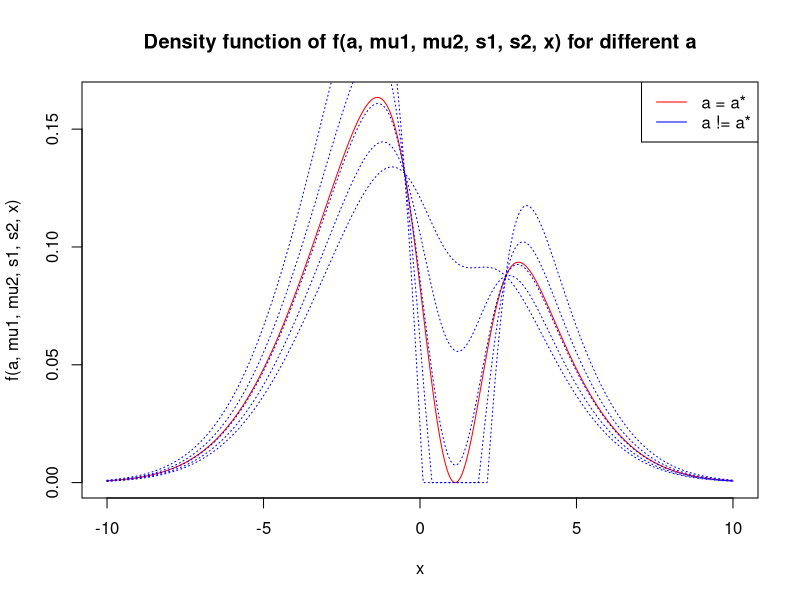
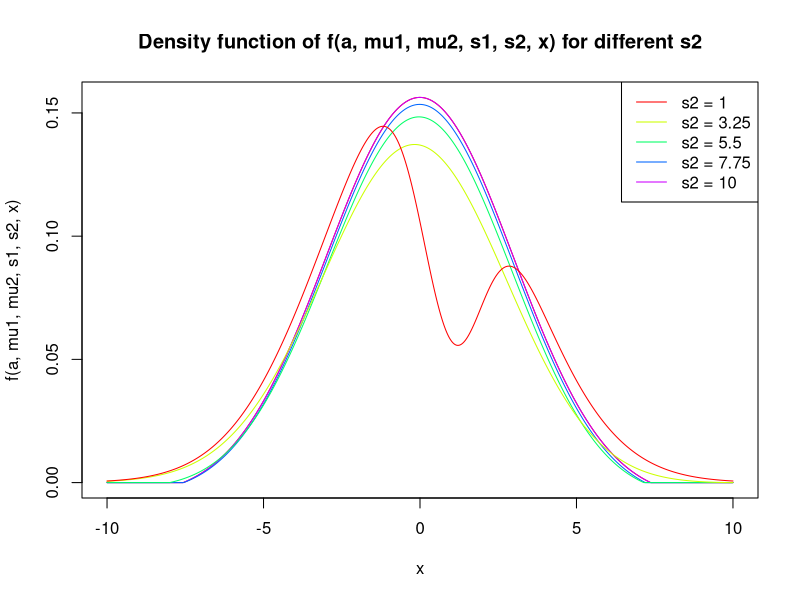
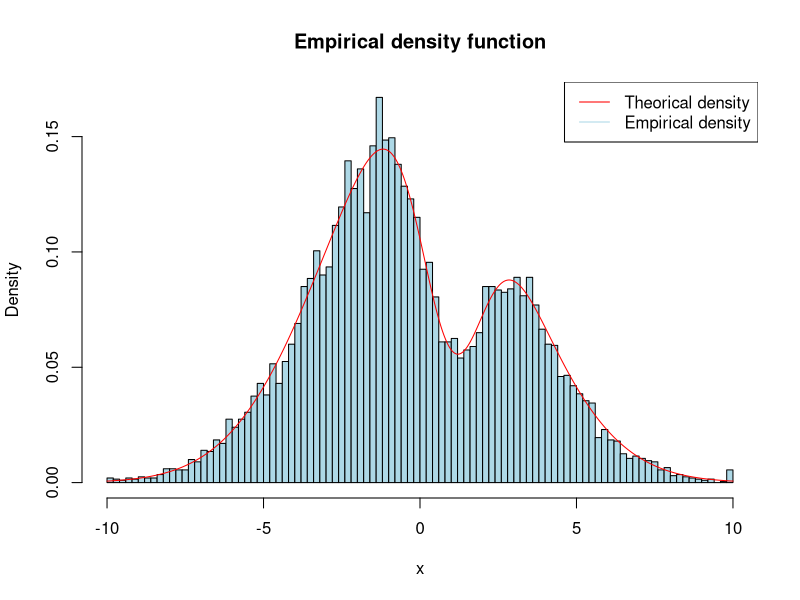
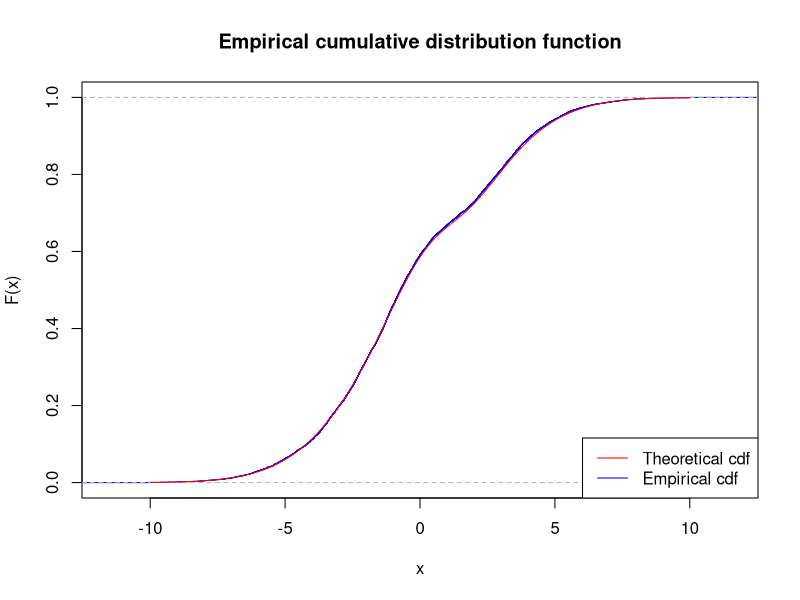
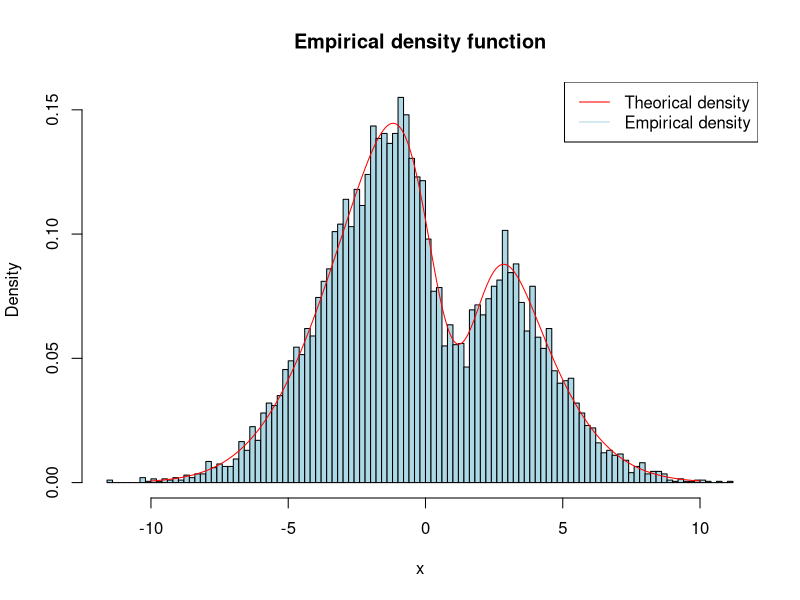
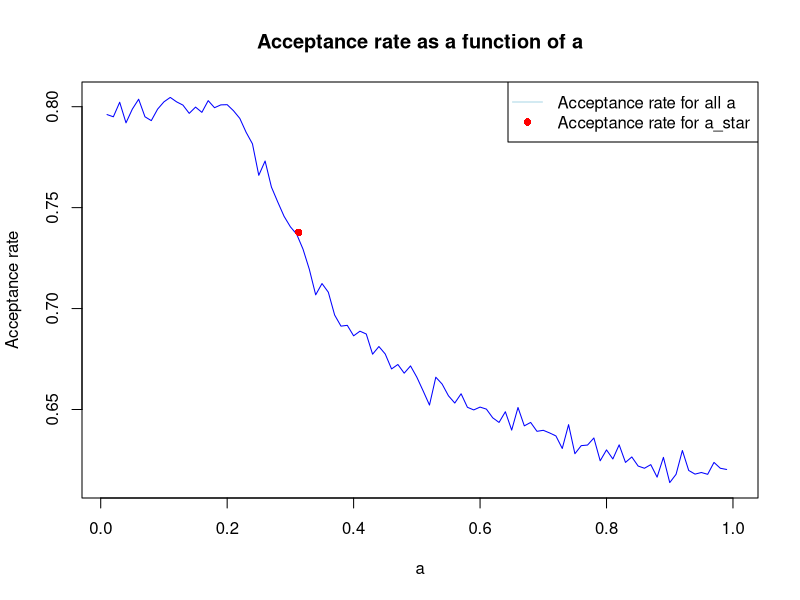
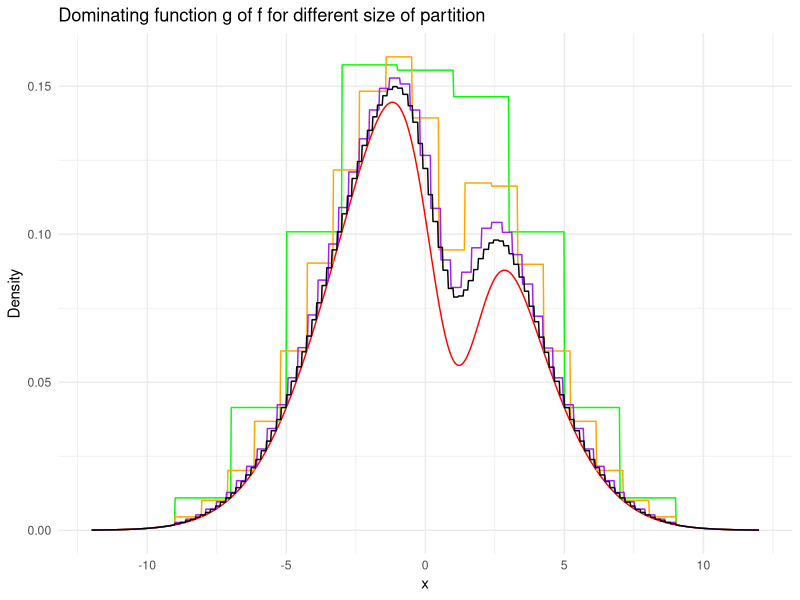
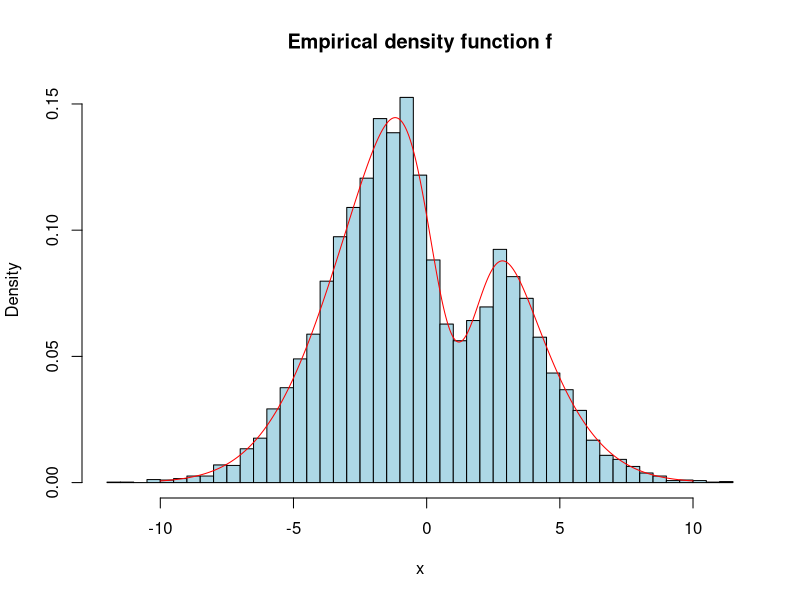

Generate these figures, in order, with R: (Note: a time limit stopped this script after it produced the figures.)
## ---- chunk 1
f <- function(a, mu1, mu2, s1, s2, x) {
  fx <- dnorm(x, mu1, s1) - a * dnorm(x, mu2, s2)
  fx[fx < 0] <- 0
  return(fx / (1 - a))
}

a_star <- function(mu1, mu2, s1, s2) {
  x_star <- (mu2 * s1^2 - mu1 * s2^2) / (s1^2 - s2^2)
  return(dnorm(x_star, mu1, s1) / dnorm(x_star, mu2, s2))
}
## ---- chunk 2
mu1 <- 0
mu2 <- 1
s1 <- 3
s2 <- 1

x <- seq(-10, 10, length.out = 1000)
as <- a_star(mu1, mu2, s1, s2)
a_values <- c(0.1, 0.2, 0.3, 0.4, 0.5, as)

plot(x, f(as, mu1, mu2, s1, s2, x),
     type = "l",
     col = "red",
     xlab = "x",
     ylab = "f(a, mu1, mu2, s1, s2, x)",
     main = "Density function of f(a, mu1, mu2, s1, s2, x) for different a"
)
for (i in (length(a_values) - 1):1) {
  lines(x, f(a_values[i], mu1, mu2, s1, s2, x), lty = 3, col = "blue")
}
legend("topright", legend = c("a = a*", "a != a*"), col = c("red", "blue"), lty = 1)
## ---- chunk 3
s2_values <- seq(1, 10, length.out = 5)
a <- 0.2

plot(x, f(a, mu1, mu2, s1, max(s2_values), x),
     type = "l",
     xlab = "x",
     ylab = "f(a, mu1, mu2, s1, s2, x)",
     col = "red",
     main = "Density function of f(a, mu1, mu2, s1, s2, x) for different s2"
)

for (i in length(s2_values):1) {
  lines(x, f(a, mu1, mu2, s1, s2_values[i], x), lty = 1, col = rainbow(length(s2_values))[i])
}

legend("topright", legend = paste("s2 =", s2_values), col = rainbow(length(s2_values)), lty = 1)
## ---- chunk 4
mu1 <- 0
mu2 <- 1
sigma1 <- 3
sigma2 <- 1
a <- 0.2
as <- a_star(mu1, mu2, sigma1, sigma2)

cat(sprintf("a* = %f, a = %f, a <= a* [%s]", as, a, a <= as))
## ---- chunk 5
F <- function(a, mu1, mu2, s1, s2, x) {
  Fx <- pnorm(x, mu1, s1) - a * pnorm(x, mu2, s2)
  return(Fx / (1 - a))
}
## ---- chunk 6
inv_cdf <- function(n) {
  X <- numeric(n)
  for (i in 1:n) {
    u <- runif(1)
    L <- -10
    U <- -L
    M <- (L + U) / 2
    while (U - L > 1e-6) {
      FM <- F(a, mu1, mu2, s1, s2, M)
      if (FM < u) {
        L <- M
      } else {
        U <- M
      }
      M <- (L + U) / 2
    }
    X[i] <- M
  }
  return(X)
}
## ---- chunk 7
set.seed(123)
n <- 10000
X <- inv_cdf(n)
x <- seq(-10, 10, length.out = 1000)

hist(X, breaks = 100, freq = FALSE, col = "lightblue", main = "Empirical density function", xlab = "x")
lines(x, f(a, mu1, mu2, s1, s2, x), col = "red")
legend("topright", legend = c("Theorical density", "Empirical density"), col = c("red", "lightblue"), lty = 1)
## ---- chunk 8
plot(ecdf(X), col = "blue", main = "Empirical cumulative distribution function", xlab = "x", ylab = "F(x)")
lines(x, F(a, mu1, mu2, s1, s2, x), col = "red")
legend("bottomright", legend = c("Theoretical cdf", "Empirical cdf"), col = c("red", "blue"), lty = 1)
## ---- chunk 9
accept_reject <- function(n, a) {
  X <- numeric(0)
  M <- 1 / (1 - a)

  while (length(X) < n) {
    Y <- rnorm(1, mu1, s1)
    U <- runif(1)

    if (U <= f(a, mu1, mu2, s1, s2, Y) / (M * dnorm(Y, mu1, s1))) {
      X <- append(X, Y)
    }
  }
  return(X)
}
## ---- chunk 10
set.seed(123)
n <- 10000
a <- 0.2
X <- accept_reject(n, a)
x <- seq(-10, 10, length.out = 1000)

hist(X, breaks = 100, freq = FALSE, col = "lightblue", main = "Empirical density function", xlab = "x")
lines(x, f(a, mu1, mu2, s1, s2, x), col = "red")
legend("topright", legend = c("Theorical density", "Empirical density"), col = c("red", "lightblue"), lty = 1)
## ---- chunk 11
set.seed(123)

acceptance_rate <- function(n, a = 0.2) {
  Y <- rnorm(n, mu1, s1)
  U <- runif(n)
  return(mean(U <= f(a, mu1, mu2, s1, s2, Y) / (M * dnorm(Y, mu1, s1))))
}

M <- 1 / (1 - a)
n <- 10000
cat(sprintf("[M = %.2f] Empirical acceptance rate: %f, Theoretical acceptance rate: %f \n", M, acceptance_rate(n), 1 / M))
## ---- chunk 12
set.seed(123)
a_values <- seq(0.01, 1, length.out = 100)
acceptance_rates <- numeric(length(a_values))
as <- a_star(mu1, mu2, s1, s2)

for (i in seq_along(a_values)) {
  acceptance_rates[i] <- acceptance_rate(n, a_values[i])
}

plot(a_values, acceptance_rates, type = "l", col = "blue", xlab = "a", ylab = "Acceptance rate", main = "Acceptance rate as a function of a")
points(as, acceptance_rate(n, as), col = "red", pch = 16)
legend("topright", legend = c("Acceptance rate for all a", "Acceptance rate for a_star"), col = c("lightblue", "red"), lty = c(1, NA), pch = c(NA, 16))
## ---- chunk 13
mu1 <- 0
mu2 <- 1
s1 <- 3
s2 <- 1
a <- 0.2

f1 <- function(x) {
  dnorm(x, mu1, s1)
}

f2 <- function(x) {
  dnorm(x, mu2, s2)
}

f <- function(x) {
  fx <- f1(x) - a * f2(x)
  fx[fx < 0] <- 0
  return(fx / (1 - a))
}

f1_bounds <- c(mu1 - 3 * s1, mu1 + 3 * s1)
## ---- chunk 14
create_partition <- function(k = 10) {
  return(seq(f1_bounds[1], f1_bounds[2], , length.out = k))
}

sup_inf <- function(f, P, i) {
  x <- seq(P[i], P[i + 1], length.out = 1000)
  f_values <- sapply(x, f)
  return(c(max(f_values), min(f_values)))
}

g <- function(X, P) {
  values <- numeric(0)
  for (x in X) {
    if (x <= P[1] | x >= P[length(P)]) {
      values <- c(values, 1 / (1 - a) * f1(x))
    } else {
      for (i in 1:(length(P) - 1)) {
        if (x >= P[i] & x <= P[i + 1]) {
          values <- c(values, 1 / (1 - a) * (sup_inf(f1, P, i)[1]) - a * sup_inf(f2, P, i)[2])
        }
      }
    }
  }
  return(values)
}
## ---- chunk 15
library(ggplot2)

X <- seq(-12, 12, length.out = 1000)

# Plot for different k with ggplot on same graph
k_values <- c(10, 20, 50, 100)
P_values <- lapply(k_values, create_partition)
g_values <- lapply(P_values, g, X)

ggplot() +
  geom_line(aes(x = X, y = f(X)), col = "red") +
  geom_line(aes(x = X, y = g(X, P_values[[1]])), col = "green") +
  geom_line(aes(x = X, y = g(X, P_values[[2]])), col = "orange") +
  geom_line(aes(x = X, y = g(X, P_values[[3]])), col = "purple") +
  geom_line(aes(x = X, y = g(X, P_values[[4]])), col = "black") +
  labs(title = "Dominating function g of f for different size of partition", x = "x", y = "Density") +
  theme_minimal()
## ---- chunk 16
set.seed(123)

g_accept_reject <- function(x, P) {
  if (x < P[1] | x >= P[length(P)]) {
    return(f1(x))
  } else {
    for (i in seq_along(P)) {
      if (x >= P[i] & x < P[i + 1]) {
        return(sup_inf(f1, P, i)[1])
      }
    }
  }
}

stratified <- function(n, P) {
  samples <- numeric(0)
  rate <- 0
  while (length(samples) < n) {
    x <- rnorm(1, mu1, s1)
    u <- runif(1)
    if (u <= f(x) * (1 - a) / g_accept_reject(x, P)) {
      samples <- c(samples, x)
    }
    rate <- rate + 1
  }
  list(samples = samples, acceptance_rate = n / rate)
}

n <- 10000
k <- 100

P <- create_partition(k)
samples <- stratified(n, P)
X <- seq(-10, 10, length.out = 1000)

hist(samples$samples, breaks = 50, freq = FALSE, col = "lightblue", main = "Empirical density function f", xlab = "x")
lines(X, f(X), col = "red")
## ---- chunk 17
theorical_acceptance_rate <- 1 - a
cat(sprintf("Empirical acceptance rate: %f, Theoretical acceptance rate: %.1f \n", samples$acceptance_rate, theorical_acceptance_rate))
## ---- chunk 18
set.seed(123)

stratified_delta <- function(n, delta) {
  samples <- numeric(0)
  P <- create_partition(n * delta)
  rate <- 0
  while (length(samples) < n | rate < delta * n) {
    x <- rnorm(1, mu1, s1)
    u <- runif(1)
    if (u <= f(x) * delta / g_accept_reject(x, P)) {
      samples <- c(samples, x)
    }
    rate <- rate + 1
  }
  list(samples = samples, partition = P, acceptance_rate = n / rate)
}

n <- 10000
delta <- 0.8

samples_delta <- stratified_delta(n, delta)
X <- seq(-10, 10, length.out = 1000)

hist(samples_delta$samples, breaks = 50, freq = FALSE, col = "lightblue", main = "Empirical density function f", xlab = "x")
lines(X, f(X), col = "red")
## ---- chunk 19
theorical_acceptance_rate <- 1 - a
cat(sprintf("Empirical acceptance rate: %f, Theoretical acceptance rate: %f \n", samples_delta$acceptance_rate, theorical_acceptance_rate))
## ---- chunk 20
set.seed(123)
n <- 1000
deltas <- seq(0.1, 1, by = 0.1)

for (delta in deltas) {
  samples <- stratified_delta(n, delta)
  cat(sprintf("Delta: %.1f, Empirical acceptance rate: %f \n", delta, samples$acceptance_rate))
}
## ---- chunk 21
set.seed(123)
n <- 10000
Xn <- (rnorm(n, mu1, s1) - a * rnorm(n, mu2, s2)) / (1 - a)
X <- seq(-10, 10, length.out = n)

h <- function(x, Xn) {
  return(Xn <= x)
}

# Fn empirical
empirical_cdf <- function(x, Xn) {
  return(mean(h(x, Xn)))
}

# F theoretical
F <- function(x) {
  Fx <- pnorm(x, mu1, s1) - a * pnorm(x, mu2, s2)
  return(Fx / (1 - a))
}

cat(sprintf("Empirical cdf: %f, Theoretical cdf: %f \n", empirical_cdf(X, Xn), mean(F(Xn))))
## ---- chunk 22
n_values <- c(10, 100, 1000, 10000)
colors <- c("lightblue", "blue", "darkblue", "navy")

plot(NULL, xlim = c(-10, 10), ylim = c(0, 1), xlab = "u", ylab = "Qn(u)", main = "Empirical vs Theoretical CDF")

for (i in seq_along(n_values)) {
  n <- n_values[i]
  X <- seq(-10, 10, length.out = n)
  Xn <- (rnorm(n, mu1, s1) - a * rnorm(n, mu2, s2)) / (1 - a)
  lines(X, sapply(X, empirical_cdf, Xn = Xn), col = colors[i], lt = 2)
}

lines(X, F(X), col = "red", lty = 1, lw = 2)
legend("topright", legend = c("Empirical cdf (n=10)", "Empirical cdf (n=100)", "Empirical cdf (n=1000)", "Empirical cdf (n=10000)", "Theoretical cdf"), col = c(colors, "red"), lty = 1)
## ---- chunk 23
set.seed(123)
Fn <- empirical_cdf(X, Xn)
sigma <- sqrt(Fn - Fn^2)
q <- qnorm(0.975)
interval <- c(Fn - q * sigma / sqrt(n), Fn + q * sigma / sqrt(n))
cat(sprintf("Confidence interval: [%f, %f] \n", interval[1], interval[2]))
## ---- chunk 24
compute_n_cdf <- function(x, interval_length = 0.01) {
  q <- qnorm(0.975)
  ceiling((q^2 * F(x) * (1 - F(x))) / interval_length^2)
}

x_values <- c(-15, -1)
n_values <- sapply(x_values, compute_n_cdf)

data.frame(x = x_values, n = n_values)
## ---- chunk 25
set.seed(123)

empirical_quantile <- function(u, Xn) {
  sorted_Xn <- sort(Xn)
  k <- ceiling(u * length(Xn))
  sorted_Xn[k]
}
## ---- chunk 26
set.seed(123)
n <- 1000
Xn <- (rnorm(n, mu1, s1) - a * rnorm(n, mu2, s2)) / (1 - a)
u_values <- seq(0.01, 0.99, by = 0.01)
Qn_values <- sapply(u_values, empirical_quantile, Xn = Xn)

plot(u_values, Qn_values, col = "blue", xlab = "u", ylab = "Qn(u)", type = "o")
lines(u_values, (qnorm(u_values, mu1, s1) - a * qnorm(u_values, mu2, s2)) / (1 - a), col = "red")
legend("topright", legend = c("Empirical quantile function", "Theoretical quantile function"), col = c("blue", "red"), lty = c(2, 1))
## ---- chunk 27
f_q <- function(u) {
  f(1 / (1 - a) * (qnorm(u, mu1, s1) - a * qnorm(u, mu2, s2)))
}

compute_n_quantile <- function(u, interval_length = 0.01) {
  q <- qnorm(0.975)
  ceiling((q^2 * u * (1 - u)) / (interval_length^2 * f_q(u)^2))
}

u_values <- c(0.5, 0.9, 0.99, 0.999, 0.9999)
n_values <- sapply(u_values, compute_n_quantile)

data.frame(u = u_values, n = n_values)
## ---- chunk 28
accept_reject_quantile <- function(q, n) {
  X_samples <- (rnorm(n, mu1, s1) - a * rnorm(n, mu2, s2)) / (1 - a)
  return(mean(X_samples >= q))
}

set.seed(123)
n <- 10000
q_values <- seq(-10, 10, by = 2)
delta_quantile <- sapply(q_values, accept_reject_quantile, n)
data.frame(q = q_values, quantile = delta_quantile)
## ---- chunk 29
plot(q_values, delta_quantile, type = "o", col = "blue", xlab = "q", ylab = "Quantile estimation", main = "Quantile estimation using accept-reject algorithm")
lines(q_values, 1 - (pnorm(q_values, mu1, s1) - a * pnorm(q_values, mu2, s2)) / (1 - a), col = "red")
legend("topright", legend = c("Empirical quantile", "Theoretical quantile"), col = c("blue", "red"), lty = c(2, 1))
## ---- chunk 30
IC_Naive <- function(delta_hat, n, alpha = 0.05) {
  q <- qnorm(1 - alpha / 2)
  c(lower = delta_hat - q * sqrt(delta_hat * (1 - delta_hat)) / sqrt(n),
    upper = delta_hat + q * sqrt(delta_hat * (1 - delta_hat)) / sqrt(n))
}

set.seed(123)
n <- 10000
q_values <- seq(-10, 10, by = 2)
delta_quantile_naive <- sapply(q_values, accept_reject_quantile, n)
IC_values_naive <- sapply(delta_quantile_naive, IC_Naive, n = n)
data.frame(q = q_values, quantile = delta_quantile_naive, IC = t(IC_values_naive))
## ---- chunk 31
mu0 <- 0.5
gamma <- 3
g <- function(x) {
  dcauchy(x, mu0, gamma)
}

IS_quantile <- function(q, n) {
  X <- rcauchy(n, mu0, gamma)
  w <- f(X) / g(X)
  h <- (X >= q)
  return(mean(w * h))
}
## ---- chunk 32
IC_IS <- function(delta_hat, n, alpha = 0.05) {
  q <- qnorm(1 - alpha / 2)
  c(lower = delta_hat - q * sqrt(delta_hat * (1 - delta_hat)) / sqrt(n),
    upper = delta_hat + q * sqrt(delta_hat * (1 - delta_hat)) / sqrt(n))
}

set.seed(123)
q_values <- seq(-10, 10, by = 2)
n <- 10000
delta_quantile_IS <- sapply(q_values, IS_quantile, n = n)
IC_values_IS <- sapply(delta_quantile_IS, IC_IS, n = n)
data.frame(q = q_values, quantile = delta_quantile_IS, IC = t(IC_values_IS))
## ---- chunk 33
CV_quantile <- function(q, n) {
  X <- rnorm(n, mu1, s1)
  S <- (f1(X) / (f1(X) - a * f2(X))) * (X - mu1) / s1^2
  h <- (X >= q)
  b <- cov(S, h) / var(S)
  delta <- mean(h) - b * mean(S)
  return(delta)
}
## ---- chunk 34
IC_CV <- function(delta_hat, n, alpha = 0.05) {
  q <- qnorm(1 - alpha / 2)
  c(lower = delta_hat - q * sqrt(delta_hat * (1 - delta_hat)) / sqrt(n),
    upper = delta_hat + q * sqrt(delta_hat * (1 - delta_hat)) / sqrt(n))
}

set.seed(123)
n <- 10000
q_values <- seq(-10, 10, by = 2)
delta_quantile_CV <- sapply(q_values, CV_quantile, n)
IC_values_CV <- sapply(delta_quantile_CV, IC_CV, n = n)

data.frame(q = q_values, quantile = delta_quantile_CV, IC = t(IC_values_CV))
## ---- chunk 35
set.seed(123)
delta_real <- 1 - (pnorm(q_values, mu1, s1) - a * pnorm(q_values, mu2, s2)) / (1 - a)

IS <- data.frame(IC = t(IC_values_IS), length = IC_values_IS[2] - IC_values_IS[1])
naive <- data.frame(IC = t(IC_values_naive), length = IC_values_naive[2] - IC_values_naive[1])
CV <- data.frame(IC = t(IC_values_CV), length = IC_values_CV[2] - IC_values_CV[1])

data.frame(q = q_values, real_quantile = delta_real, quantile_CV = CV, quantile_IS = IS, quantile_Naive = naive)
## ---- chunk 36
plot(q_values, delta_real, type = "l", col = "red", xlab = "q", ylab = "Quantile estimation", main = "Quantile estimation using different methods")
lines(q_values, delta_quantile_IS, col = "blue")
lines(q_values, delta_quantile_naive, col = "green")
lines(q_values, delta_quantile_CV, col = "orange")
legend("topright", legend = c("Real quantile", "Quantile estimation IS", "Quantile estimation Naive", "Quantile estimation CV"), col = c("red", "blue", "green", "orange"), lty = c(1, 1, 1, 1))
